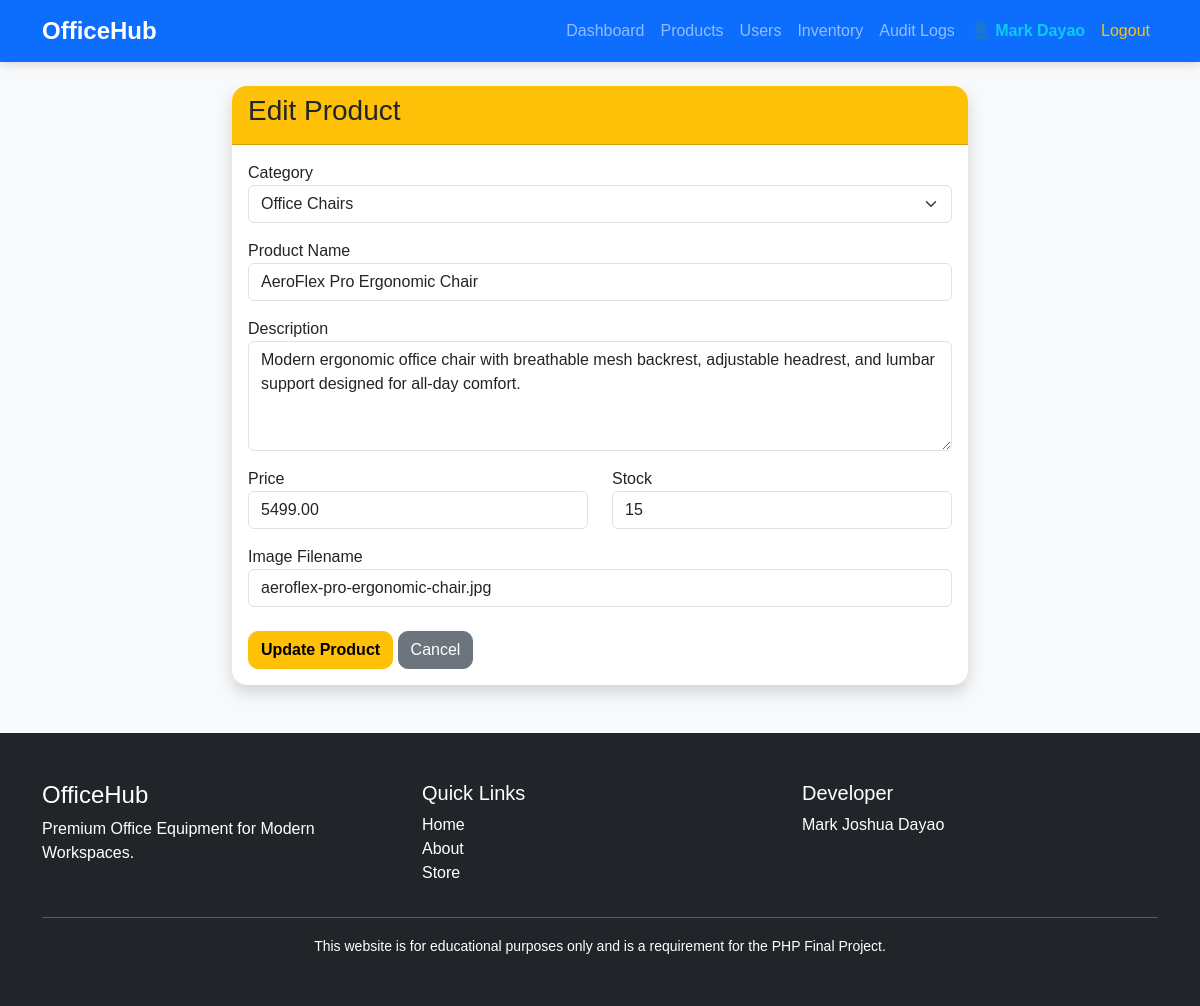
Page /admin/edit_product.php?id=1 (signed in) on the committed database.
### tables this page shows
CREATE TABLE `products` (
  `id` int(11) NOT NULL,
  `category_id` int(11) NOT NULL,
  `product_name` varchar(150) NOT NULL,
  `description` text DEFAULT NULL,
  `price` decimal(10,2) NOT NULL,
  `stock` int(11) DEFAULT 0,
  `image` varchar(255) DEFAULT NULL,
  `created_at` timestamp NOT NULL DEFAULT current_timestamp()
);

CREATE TABLE `categories` (
  `id` int(11) NOT NULL,
  `category_name` varchar(100) NOT NULL,
  `created_at` timestamp NOT NULL DEFAULT current_timestamp()
);

### admin/edit_product.php (the view, shortened to what this page needs)
<?php
require_once '../config/database.php';
$id = $_GET['id'];
$stmt = $pdo->prepare("SELECT * FROM products WHERE id = ?");
$stmt->execute([$id]);
$product = $stmt->fetch(PDO::FETCH_ASSOC);
$catStmt = $pdo->query("SELECT * FROM categories ORDER BY category_name ASC");
$categories = $catStmt->fetchAll(PDO::FETCH_ASSOC);
include '../includes/header.php';
include '../includes/navbar.php';
?>
<div class="container mt-4">
<div class="row justify-content-center">
<div class="col-md-8">
<div class="card shadow">
<div class="card-header bg-warning">
<h3>Edit Product</h3>
</div>
<div class="card-body">
<form method="POST">
<div class="mb-3">
<label>Category</label>
<select
name="category_id"
class="form-select">
<?php foreach($categories as $category): ?>
<option
value="<?= $category['id']; ?>"
<?= $category['id']==$product['category_id'] ? 'selected' : ''; ?>>
<?= $category['category_name']; ?>
</option>
<?php endforeach; ?>
</select>
</div>
<div class="mb-3">
<label>Product Name</label>
<input
type="text"
name="product_name"
class="form-control"
value="<?= htmlspecialchars($product['product_name']); ?>">
</div>
<div class="mb-3">
<label>Description</label>
<textarea
name="description"
class="form-control"
rows="4"><?= htmlspecialchars($product['description']); ?></textarea>
</div>
<div class="row">
<div class="col">
<label>Price</label>
<input
type="number"
step="0.01"
name="price"
class="form-control"
value="<?= $product['price']; ?>">
</div>
<div class="col">
<label>Stock</label>
<input
type="number"
name="stock"
class="form-control"
value="<?= $product['stock']; ?>">
</div>
</div>
<div class="mt-3">
<label>Image Filename</label>
<input
type="text"
name="image"
class="form-control"
value="<?= htmlspecialchars($product['image']); ?>">
</div>
<br>
<button class="btn btn-warning">
Update Product
</button>
<a
href="products.php"
class="btn btn-secondary">
Cancel
</a>
</form>
</div>
</div>
</div>
</div>
</div>
<?php include '../includes/footer.php'; ?>

### assets/css/style.css (style rules this page uses)
body { background:#f8f9fa; font-family:Arial, Helvetica, sans-serif; color:#333; }
.btn { border-radius:10px; transition:.3s; }
.btn-warning { font-weight:bold; }
.card { border:none; border-radius:15px; transition:.3s ease; overflow:hidden; }

### rows in the picture
products: category_id "Office Chairs", product_name "AeroFlex Pro Ergonomic Chair", description "Modern ergonomic office chair with breathable mesh backrest, adjustable headrest, and lumbar support designed for all-day comfort.", price "5499.00", stock "15", image "aeroflex-pro-ergonomic-chair.jpg"

### other values in the picture
$_SESSION['fullname'] "Mark Dayao"
